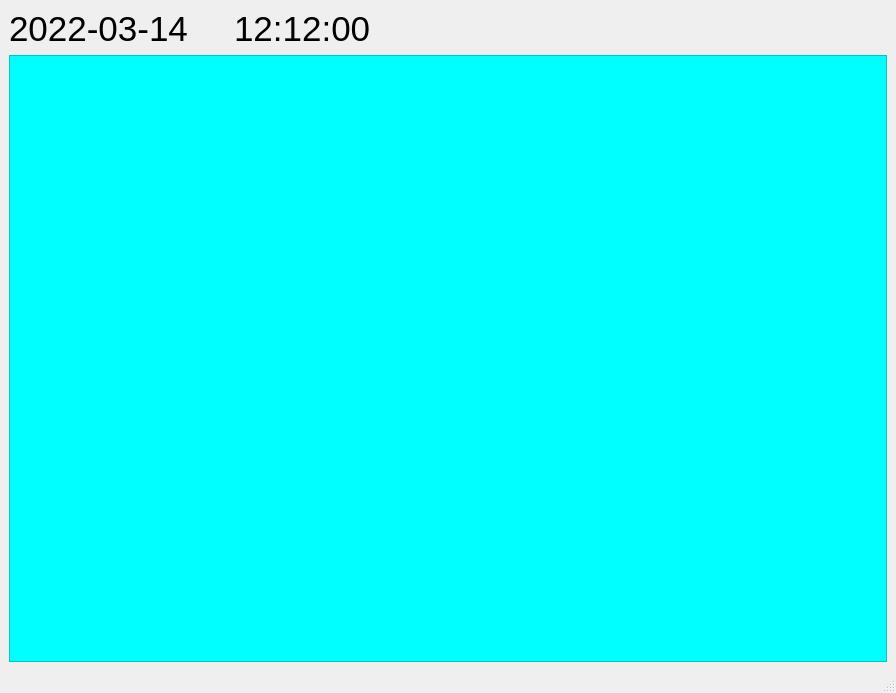
<?xml version="1.0" encoding="UTF-8"?>
<ui version="4.0">
 <class>ServerTableWidget</class>
 <widget class="QMainWindow" name="ServerTableWidget">
  <property name="geometry">
   <rect>
    <x>0</x>
    <y>0</y>
    <width>896</width>
    <height>693</height>
   </rect>
  </property>
  <property name="windowTitle">
   <string>ServerTableWidget</string>
  </property>
  <widget class="QWidget" name="centralwidget">
   <layout class="QVBoxLayout" name="verticalLayout">
    <item>
     <layout class="QHBoxLayout" name="horizontalLayout_2">
      <item>
       <layout class="QHBoxLayout" name="horizontalLayout">
        <item>
         <widget class="QLabel" name="dateLb">
          <property name="font">
           <font>
            <pointsize>26</pointsize>
           </font>
          </property>
          <property name="text">
           <string>2022-03-14</string>
          </property>
         </widget>
        </item>
        <item>
         <spacer name="horizontalSpacer_2">
          <property name="orientation">
           <enum>Qt::Horizontal</enum>
          </property>
          <property name="sizeType">
           <enum>QSizePolicy::Minimum</enum>
          </property>
          <property name="sizeHint" stdset="0">
           <size>
            <width>40</width>
            <height>20</height>
           </size>
          </property>
         </spacer>
        </item>
        <item>
         <widget class="QLabel" name="timeLb">
          <property name="font">
           <font>
            <pointsize>26</pointsize>
           </font>
          </property>
          <property name="text">
           <string>12:12:00</string>
          </property>
         </widget>
        </item>
       </layout>
      </item>
      <item>
       <spacer name="horizontalSpacer">
        <property name="orientation">
         <enum>Qt::Horizontal</enum>
        </property>
        <property name="sizeHint" stdset="0">
         <size>
          <width>40</width>
          <height>20</height>
         </size>
        </property>
       </spacer>
      </item>
     </layout>
    </item>
    <item>
     <widget class="QTableWidget" name="tableWidget">
      <property name="maximumSize">
       <size>
        <width>16777215</width>
        <height>820</height>
       </size>
      </property>
      <property name="styleSheet">
       <string notr="true">background-color: rgb(0, 255, 255);</string>
      </property>
      <attribute name="horizontalHeaderVisible">
       <bool>false</bool>
      </attribute>
      <attribute name="horizontalHeaderCascadingSectionResizes">
       <bool>true</bool>
      </attribute>
      <attribute name="horizontalHeaderMinimumSectionSize">
       <number>200</number>
      </attribute>
      <attribute name="horizontalHeaderDefaultSectionSize">
       <number>200</number>
      </attribute>
      <attribute name="horizontalHeaderStretchLastSection">
       <bool>false</bool>
      </attribute>
      <attribute name="verticalHeaderVisible">
       <bool>false</bool>
      </attribute>
      <attribute name="verticalHeaderCascadingSectionResizes">
       <bool>true</bool>
      </attribute>
      <attribute name="verticalHeaderMinimumSectionSize">
       <number>200</number>
      </attribute>
      <attribute name="verticalHeaderDefaultSectionSize">
       <number>200</number>
      </attribute>
      <attribute name="verticalHeaderStretchLastSection">
       <bool>true</bool>
      </attribute>
     </widget>
    </item>
   </layout>
  </widget>
  <widget class="QMenuBar" name="menubar">
   <property name="geometry">
    <rect>
     <x>0</x>
     <y>0</y>
     <width>896</width>
     <height>25</height>
    </rect>
   </property>
  </widget>
  <widget class="QStatusBar" name="statusbar"/>
 </widget>
 <resources/>
 <connections/>
</ui>
